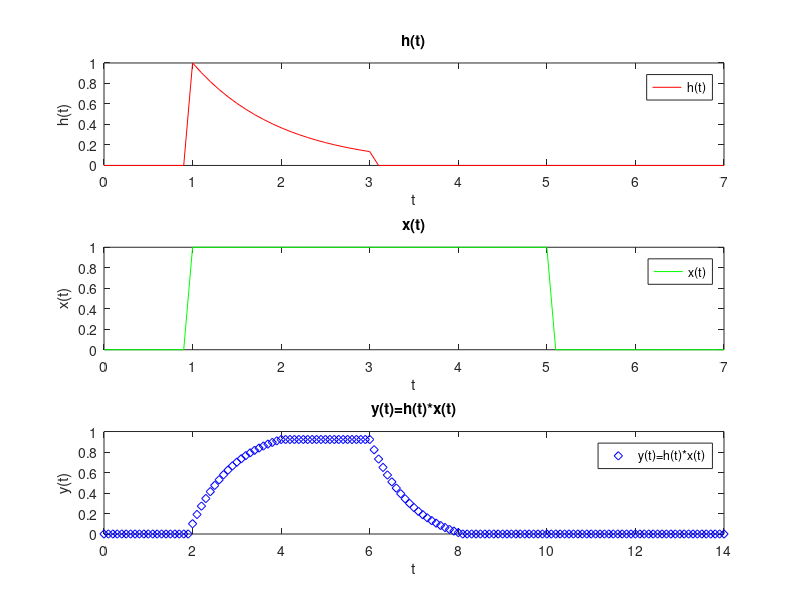

This chart was generated by the following MATLAB code:
%201500127 Δημήτρης Ορεινός Εργασία 3
%Ορίζουμε αρχικά τα αντίστοιχα διανύσματα χρόνου για το κάθένα,
%που θα τα ονομάσουμε t_h και t_x αντίστοιχα για τα σήματα h(t) και x(t). Τα διανύσματα χρόνου t_h και t_x 
%τα ορίζουμε στο κοινό διάστημα [0:0.1:7], όπου το χρονικό βήμα time_step είναι σταθερό και ίσο με 0.1,
%χρησιμοποιώντας τη τεχνική των πολύκλαδων συναρτήσεων.

%Το σήμα h(t) ορίζεται στο χρόνο t. Για παράδειγμα, για το σήμα  h(t), 
%ένας κλάδος μπορεί να ορίζεται ως n_h1, ενώ ο ολικός χρόνος ως n_h,μέσω της σύντμησης των
%διανυσμάτων χρόνου(που έχουν μία μόνο σειρά) του σημάτος h(t) , ορίζεται σε ενιαίο διανύσμα χρόνου.
%Αντίστοιχα  το σήμα  x(t) ορίζεται στο χρόνο t,
%ένας κλάδος μπορεί να ορίζεται ως t_x1, ενώ ο ολικός χρόνος ως t_x,μέσω τη σύντμησης  
%διανυσμάτων χρόνου του σημάτος x(t), σε ενιαίο διανύσμα χρόνου.
%(Οι συντμήσεις των διανυσμάτων του χρόνου θα γίνουν παρακάτω).


t_x1=[0:0.1:0.9];

t_x2=[1:0.1:5];

t_x3=[5.1:0.1:7];


t_h1=[0:0.1:0.9];

t_h2=[1:0.1:3];

t_h3=[3.1:0.1:7];

%Έπειτα με τη βοήθεια των συναρτήσεων zeros και ones, ορίζουμε τα δύο σήματα
%h(t) και x(t) στο κοινό διάστημα του χρόνου t, που προαναφέραμε.Χρησιμοποιούμε για αυτό το
%σκοπό και την εντολή length(vector) που επιστρέφει το μήκος του εκάστοτε
%διανύσματος χρόνου που χρειαζόμαστε.
b_1=length(t_h1);

h_1=zeros(1,b_1);


b_2=length(t_h2);

h_2=exp(-(t_h2-1));


b_3=length(t_h3);

h_3=zeros(1,b_3);



b_4=length(t_x1);

x_1=zeros(1,b_4);




b_5=length(t_x2);

x_2=ones(1,b_5);



b_6=length(t_x3);

x_3=zeros(1,b_6);



t_x=[t_x1  t_x2  t_x3];

t_h=[t_h1  t_h2  t_h3];

%Πραγματοποιούμε όπως και με τα διανύσματα χρόνου πιο πάνω, μία αντίστοιχη σύντμηση
%των διανυσμάτων των τιμών(που έχουν μία μόνο σειρά) των σημάτων h(t) και
%x(t).
x=[x_1 x_2 x_3];

h=[h_1 h_2 h_3];

y=conv(x,h)*0.1;%Ύστερα με τη χρήση της συνάρτησης y=conv(x,h)*time_step, όπου το χρονικό βήμα time_step=0.1,
%άρα y=conv(x,h)*0.1, υπολογίζουμε τη συνέλιξη μεταξύ των δύο σημάτων h(t) και
%x(t).

t_y=[min(t_h)+min(t_x):0.1:max(t_h)+max(t_x)]; %Επειδή για τα μήκη των τριών σημάτων x, h ,y ισχύει: 
%length(y) = length(x) + length(h) – 1, τότε κάνοντας χρήση των συναρτήσεων min και max, διαπιστώνουμε ότι ο
%χρόνος που ορίζεται η πράξη της συνέλιξης θα είναι ο t_y=[min(t_h)+min(t_x):0.1:max(t_h)+max(t_x)]
%Άρα, επειδή τα δύο σήματα έχουν οριστεί στο ίδιο διάστημα
%[t_min:time_step:t_max]=[0:0.1:0.7],με το χρονικό βήμα time_step να είναι σταθερό και
%ίσο με 0.1, η y θα ορίζεται στο διάστημα [2*t_min:time_step2*t_max]=[0:0.1:14]. 

 
subplot(3,1,1)

plot(t_h,h,'r')%Σχεδιάζουμε στο πρώτο παράθυρο το σήμα h(t),
%χρησιμοποιώντας την εντολή plot(x,y),όπου σαν ανεξάρτητη μεταβλητή x,θα θεωρήσουμε το χρόνο t και σαν
%εξαρτημένη μεταβλητή y, τις τιμές του σήματος h(t), για κάθε τιμή του
%χρόνου t.

ylabel('h(t)'), xlabel('t'), legend('h(t)'), title('h(t)')%Με τη χρήση των εντολών 
%ylabel('text'), xlabel('text'), legend('text'), title('text'), 
%εισάγουμε κατάλληλους τίτλους αξόνων και γραφήματος, λεζάντα, πλέγμα και
%βαθμολόγηση αξόνων για τo γράφημα του σήματος h(t).




subplot(3,1,2)

plot(t_x,x,'g')%Σχεδιάζουμε στο δεύτερο παράθυρο το σήμα x(t),
%χρησιμοποιώντας την εντολή plot(x,y),όπου σαν ανεξάρτητη μεταβλητή x,θα θεωρήσουμε το χρόνο t και σαν
%εξαρτημένη μεταβλητή y, τις τιμές του σήματος x(t), για κάθε τιμή του
%χρόνου t.

ylabel('x(t)'), xlabel('t'), legend('x(t)'), title('x(t)')%Με τη χρήση των εντολών 
%ylabel('text'), xlabel('text'), legend('text'), title('text'), 
%εισάγουμε κατάλληλους τίτλους αξόνων και γραφήματος, λεζάντα, πλέγμα και
%βαθμολόγηση αξόνων για τo γράφημα του σήματος x(t).







subplot(3,1,3)


plot(t_y,y,'db')%Σχεδιάζουμε στο τρίτο παράθυρο το σήμα y(t) που είναι το σήμα συνέλιξης μεταξύ των σημάτων h(t) 
%και x(t),χρησιμοποιώντας την εντολή stem(x,y),όπου σαν ανεξάρτητη μεταβλητή x,θα θεωρήσουμε το χρόνο t και σαν
%εξαρτημένη μεταβλητή y, τις τιμές του σήματος y(t), για κάθε τιμή του
%χρόνου t.

ylabel('y(t)'), xlabel('t'), legend('y(t)=h(t)*x(t)'), title('y(t)=h(t)*x(t)')%Με τη χρήση των εντολών 
%ylabel('text'), xlabel('text'), legend('text'), title('text'), 
%εισάγουμε κατάλληλους τίτλους αξόνων και γραφήματος, λεζάντα, πλέγμα και
%βαθμολόγηση αξόνων για τo γράφημα του σήματος y(t).






